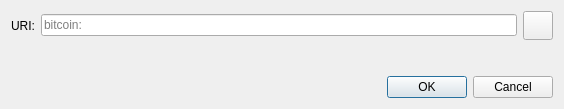
<?xml version="1.0" encoding="UTF-8"?>
<ui version="4.0">
 <class>OpenURIDialog</class>
 <widget class="QDialog" name="OpenURIDialog">
  <property name="geometry">
   <rect>
    <x>0</x>
    <y>0</y>
    <width>564</width>
    <height>109</height>
   </rect>
  </property>
  <property name="windowTitle">
   <string>Open bitcoin URI</string>
  </property>
  <layout class="QVBoxLayout" name="verticalLayout">
   <item>
    <layout class="QHBoxLayout" name="horizontalLayout">
     <item>
      <widget class="QLabel" name="label">
       <property name="text">
        <string>URI:</string>
       </property>
      </widget>
     </item>
     <item>
      <widget class="QValidatedLineEdit" name="uriEdit">
       <property name="placeholderText">
        <string notr="true">bitcoin:</string>
       </property>
      </widget>
     </item>
     <item>
      <widget class="QToolButton" name="pasteButton">
       <property name="toolTip">
        <string>Paste address from clipboard</string>
       </property>
       <property name="text">
        <string/>
       </property>
       <property name="icon">
        <iconset resource="../bitcoin.qrc">
         <normaloff>:/icons/editpaste</normaloff>:/icons/editpaste
        </iconset>
       </property>
       <property name="iconSize">
        <size>
         <width>22</width>
         <height>22</height>
        </size>
       </property>
      </widget>
     </item>
    </layout>
   </item>
   <item>
    <spacer name="verticalSpacer">
     <property name="orientation">
      <enum>Qt::Vertical</enum>
     </property>
     <property name="sizeHint" stdset="0">
      <size>
       <width>20</width>
       <height>40</height>
      </size>
     </property>
    </spacer>
   </item>
   <item>
    <widget class="QDialogButtonBox" name="buttonBox">
     <property name="orientation">
      <enum>Qt::Horizontal</enum>
     </property>
     <property name="standardButtons">
      <set>QDialogButtonBox::Cancel|QDialogButtonBox::Ok</set>
     </property>
    </widget>
   </item>
  </layout>
 </widget>
 <customwidgets>
  <customwidget>
   <class>QValidatedLineEdit</class>
   <extends>QLineEdit</extends>
   <header>qt/qvalidatedlineedit.h</header>
  </customwidget>
 </customwidgets>
 <resources/>
 <connections>
  <connection>
   <sender>buttonBox</sender>
   <signal>accepted()</signal>
   <receiver>OpenURIDialog</receiver>
   <slot>accept()</slot>
   <hints>
    <hint type="sourcelabel">
     <x>248</x>
     <y>254</y>
    </hint>
    <hint type="destinationlabel">
     <x>157</x>
     <y>274</y>
    </hint>
   </hints>
  </connection>
  <connection>
   <sender>buttonBox</sender>
   <signal>rejected()</signal>
   <receiver>OpenURIDialog</receiver>
   <slot>reject()</slot>
   <hints>
    <hint type="sourcelabel">
     <x>316</x>
     <y>260</y>
    </hint>
    <hint type="destinationlabel">
     <x>286</x>
     <y>274</y>
    </hint>
   </hints>
  </connection>
 </connections>
</ui>
